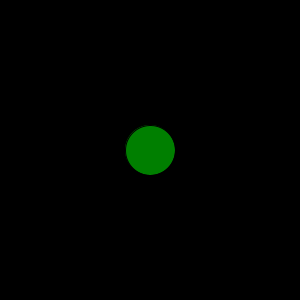
Frame 1 (no input)
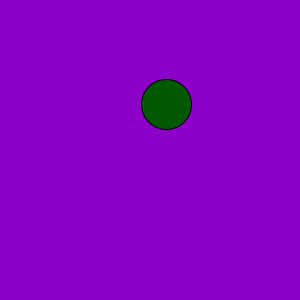
Frame 60 (the mouse pressed at the canvas centre just before this capture)
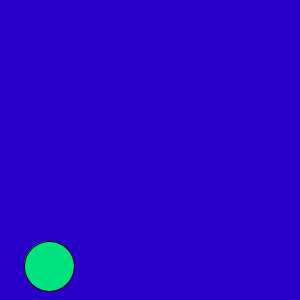
Frame 120 (the mouse held since frame 60 and released just before this capture)

The Processing sketch that drew these frames (run headless with seeded random() and noise(); from frame 60 on, the mouse is pressed at the canvas centre):

// Processing sketch: color_mapping
// ── color_mapping.pde
int x, y; 
int size; 
int xSpeed, ySpeed; 
color bgColor; 
int r, g, b; 
int colorRange; 

void setup(){
  size(300, 300); 
  x = width/2; 
  y = height/2; 
  
  xSpeed = int(random(-10, 10)); 
  ySpeed = int(random(-10, 10)); 
  
 
  size = 50; 
}

void draw(){
  background(bgColor); 
  
  colorRange = int(map(x, 0, width, 0, 250));
  //first two variables are the natural range of value "x"
  //the second two variables are the new range you want to map
  //your variable to
  g = int(map(y, 0, width, 0, 255)); 
  
  b = int(map(mouseX, 0, height, 0, 255)); 
  
  bgColor = color(colorRange, 0, 200); 
  
  fill(0, g, b); 
  ellipse(x, y, size, size); 
  
  println("x: " + xSpeed + " y: " + ySpeed); 
  x = x+xSpeed; 
  y = y+ySpeed; 
  
  if(xSpeed==0 || ySpeed==0 || xSpeed==ySpeed){
    xSpeed = int(random(-5, 5)); 
    ySpeed = int(random(-5, 5)); 
  }
  
  if(x<=size/2 || x>=width-size/2 ){
    xSpeed = int(random(-5, 5)); 
    xSpeed = -xSpeed; 
  } 
  
  if(y<=size/2 || y>=height-size/2){
    ySpeed = -ySpeed; 
    xSpeed = int(random(-5, 5)); 
  }  
}
